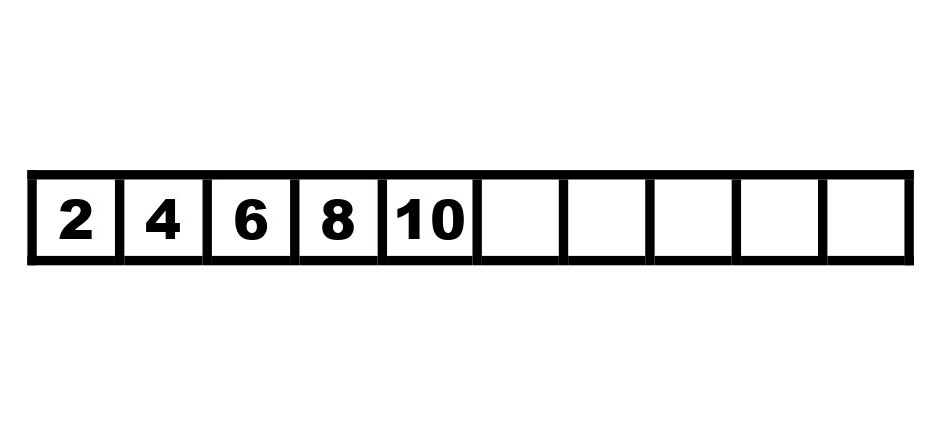
%> input picture Reconocimiento imagenes/P8/Test1.jpg, 941 x 437 px
$ octave seven_segment_display_ocr.m   (GNU Octave 9; MATLAB toolbox functions it lacks are replaced by stand-ins)
%> lines starting %> are read from the running program, lines starting %| are printed output that depends on the picture; in (x1, y1, x2, y2) boxes, pixels count from 0 and x2, y2 are one past the last pixel; in counts of white or black regions, pixels touching at a corner belong together; the program's own positions count from 1
% Demo to find the number in a LCD or LED seven segment display.
clc;    % Clear the command window.
close all;  % Close all figures (except those of imtool.)
clear;  % Erase all existing variables. Or clearvars if you want.
workspace;  % Make sure the workspace panel is showing.
format long g;
format compact;
fontSize = 20;

%--------------------------------------------------------------------------------------------------------
%    READ IN IMAGE
grayImage = imread('Test1.jpg');
%> grayImage is the input picture: size 437x941x3 uint8; min 0, max 255, mean 236.9

% Get the dimensions of the image.
% numberOfColorChannels should be = 1 for a gray scale image, and 3 for an RGB color image.
[rows, columns, numberOfColorChannels] = size(grayImage)
%> rows = 437; columns = 941; numberOfColorChannels = 3
if numberOfColorChannels > 1
	% It's not really gray scale like we expected - it's color.
	% Extract the red channel (so the magenta lines will be white).
	grayImage = grayImage(:, :, 1);
%> grayImage: size 437x941 uint8
end

%--------------------------------------------------------------------------------------------------------
% Display the image.
hFig1 = figure;
subplot(2, 2, 1);
imshow(grayImage, []);
axis('on', 'image');
title('Original Image', 'FontSize', fontSize, 'Interpreter', 'None');
impixelinfo;
hFig1.WindowState = 'maximized'; % May not work in earlier versions of MATLAB.
drawnow;

% Binarize
mask = grayImage < 60;
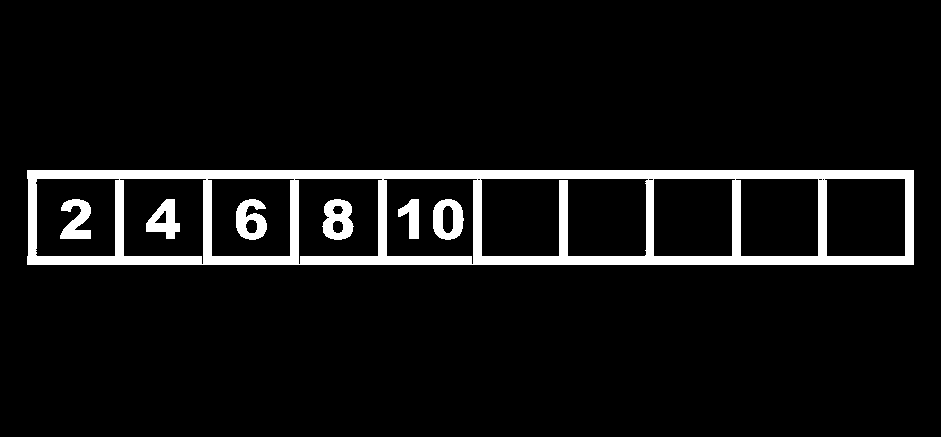
%> mask: size 437x941 logical; 6.8% white; 7 white regions, largest, box (x1, y1, x2, y2) and area: (27, 170, 914, 265) 23421, (322, 199, 354, 240) 865, (236, 199, 267, 240) 815
% Connect nearby blobs with a closing.
mask = imclose(mask, true(9, 5));
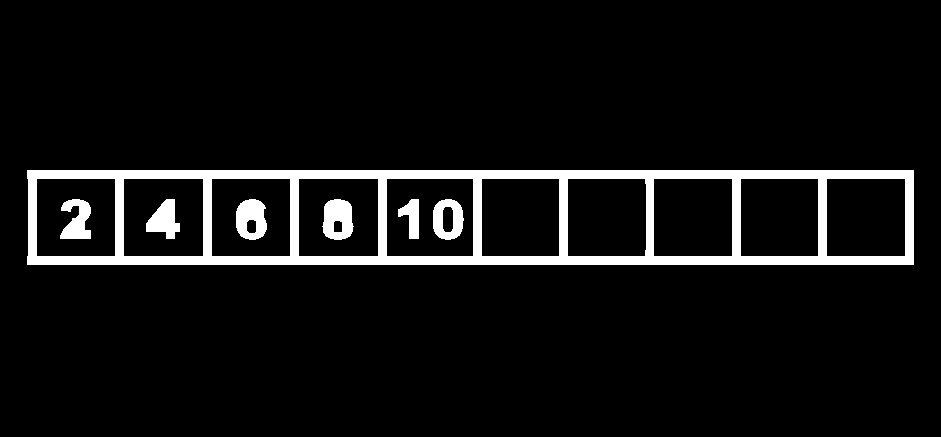
%> mask: size 437x941 logical; 6.9% white; 7 white regions, largest, box (x1, y1, x2, y2) and area: (27, 170, 914, 265) 23523, (322, 199, 354, 240) 981, (236, 199, 267, 240) 940
% Display the image.
subplot(2, 2, 2);
imshow(mask, []);
axis('on', 'image');
title('Initial Mask', 'FontSize', fontSize, 'Interpreter', 'None');
impixelinfo;

% Get rid of blobs touching border
mask = imclearborder(mask);
% Take the 7 largest blobs.
mask = bwareafilt(mask, 6);
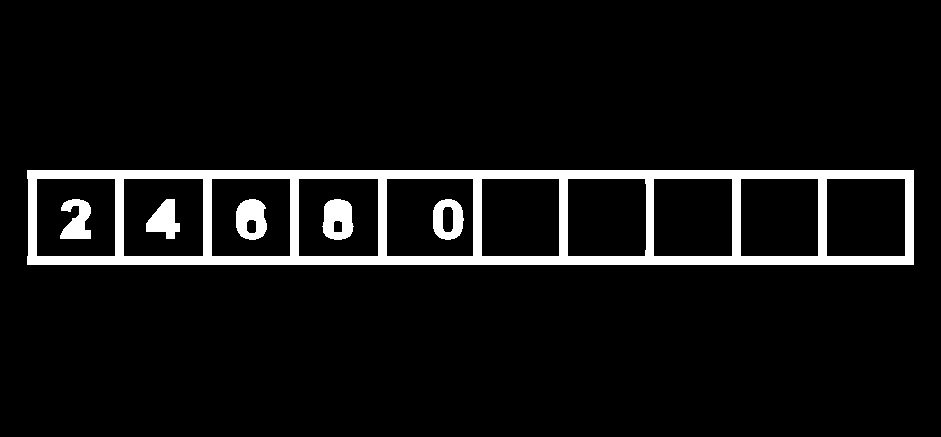
%> mask: size 437x941 logical; 6.8% white; 6 white regions, box (x1, y1, x2, y2) and area: (27, 170, 914, 265) 23523, (322, 199, 354, 240) 981, (236, 199, 267, 240) 940, (60, 199, 91, 239) 824, (146, 199, 180, 239) 821, (433, 199, 464, 240) 821
mask = imrotate(mask, 2);
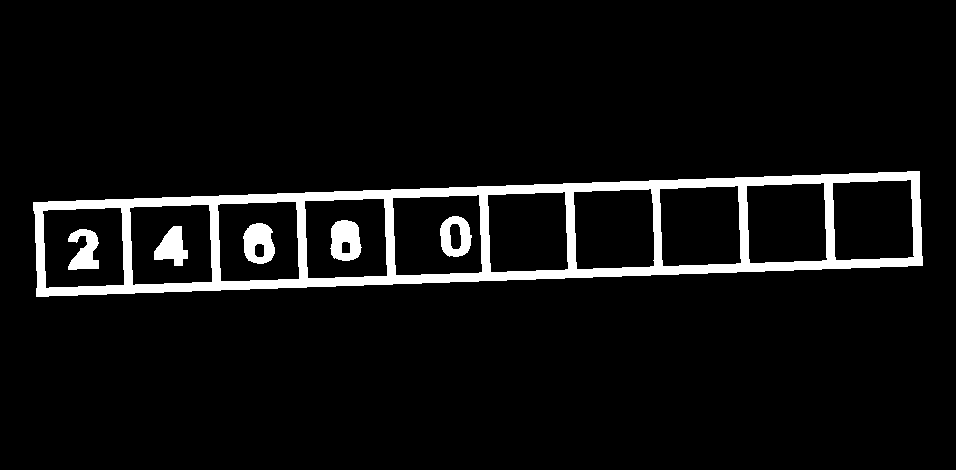
%> mask: size 470x956 logical; 6.2% white; 6 white regions, box (x1, y1, x2, y2) and area: (33, 171, 923, 297) 23535, (330, 220, 362, 261) 981, (243, 223, 275, 264) 939, (68, 229, 99, 270) 823, (440, 216, 472, 257) 822, (154, 226, 188, 266) 821
% Smooth out the numbers by blurring and thresholding.
windowSize = 15;
mask = conv2(double(mask), ones(windowSize)/windowSize^2, 'same') > 0.5;
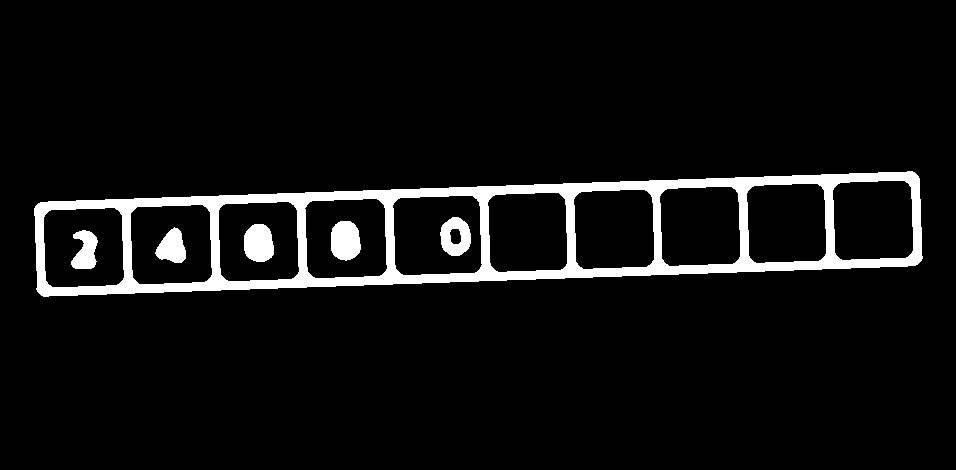
%> mask: size 470x956 logical; 6.3% white; 6 white regions, box (x1, y1, x2, y2) and area: (34, 171, 923, 297) 24313, (331, 221, 361, 261) 984, (244, 224, 274, 262) 943, (440, 217, 471, 256) 814, (155, 227, 186, 263) 736, (71, 230, 98, 269) 717
% Display the image.
subplot(2, 2, 3);
imshow(mask, []);
axis('on', 'image');
impixelinfo;

% Do ocr on it
%> (the run ends here)

$ run again, with Reconocimiento imagenes/P8/Test10.jpg copied over Reconocimiento imagenes/P8/Test1.jpg
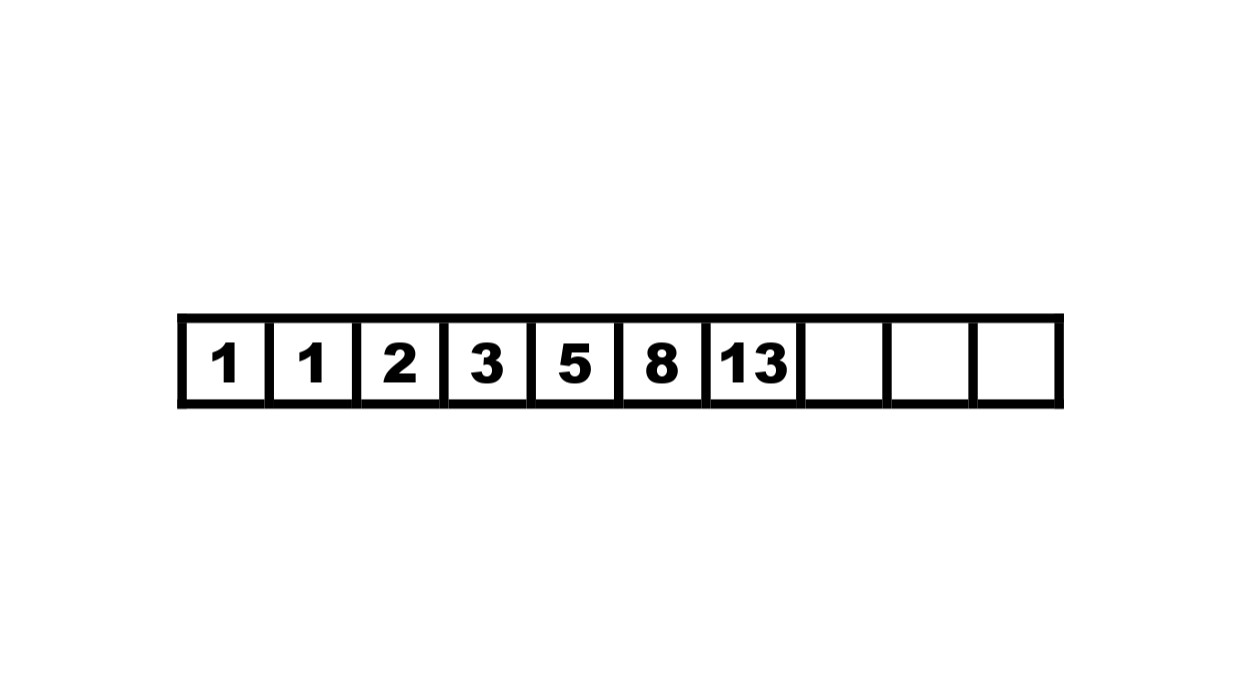
%> input picture Reconocimiento imagenes/P8/Test10.jpg, 1241 x 698 px
%> grayImage is the input picture: size 698x1241x3 uint8; min 0, max 255, mean 246.1
%> grayImage: size 698x1241 uint8
%> `mask = grayImage < 60;`:
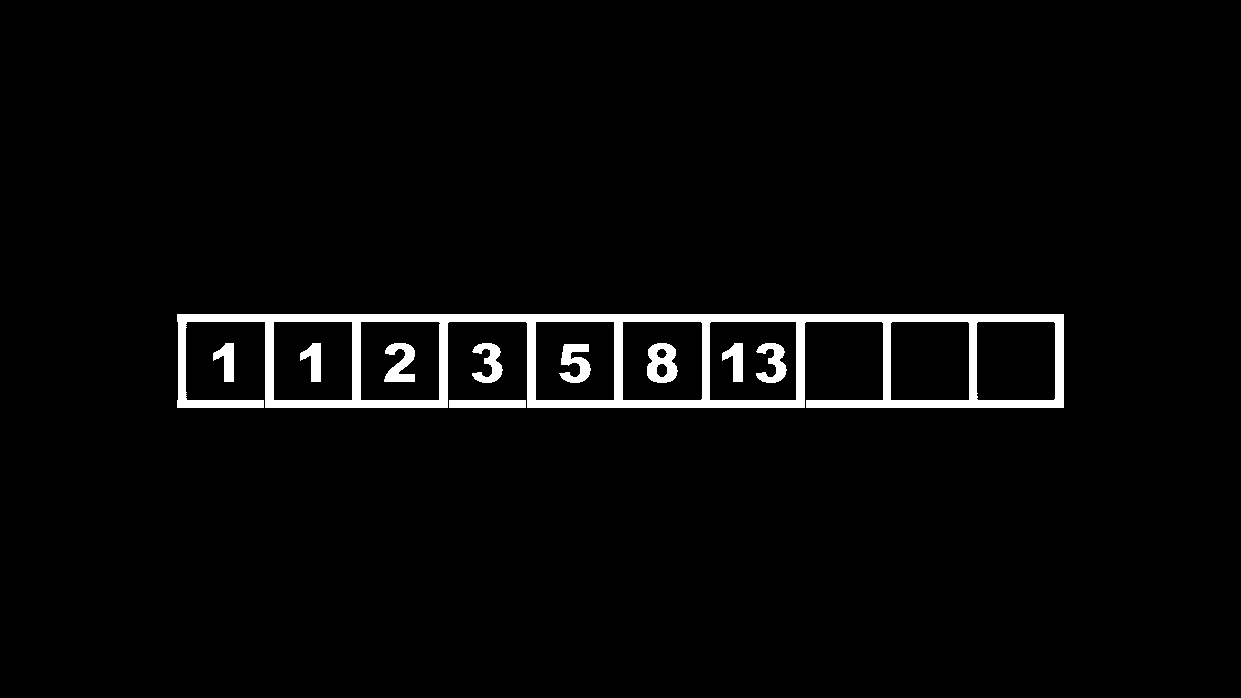
%> mask: size 698x1241 logical; 3.1% white; 10 white regions, largest, box (x1, y1, x2, y2) and area: (177, 314, 1064, 408) 20978, (647, 343, 678, 383) 840, (559, 344, 591, 383) 739
%> `mask = conv2(double(mask), ones(windowSize)/windowSize^2, 'same') > 0.5;`:
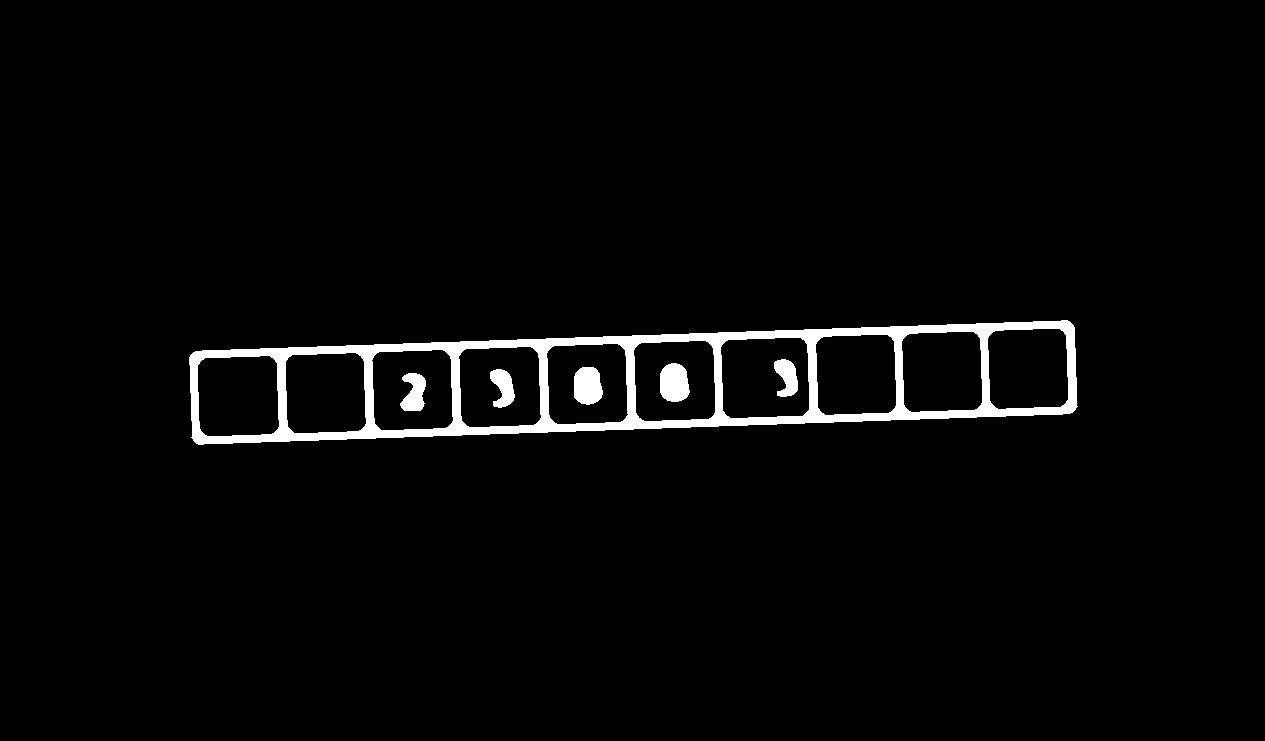
%> mask: size 741x1265 logical; 2.8% white; 6 white regions, box (x1, y1, x2, y2) and area: (189, 320, 1078, 445) 22416, (660, 363, 690, 402) 956, (574, 367, 603, 405) 914, (400, 373, 426, 411) 681, (490, 369, 515, 408) 621, (774, 359, 798, 397) 609
